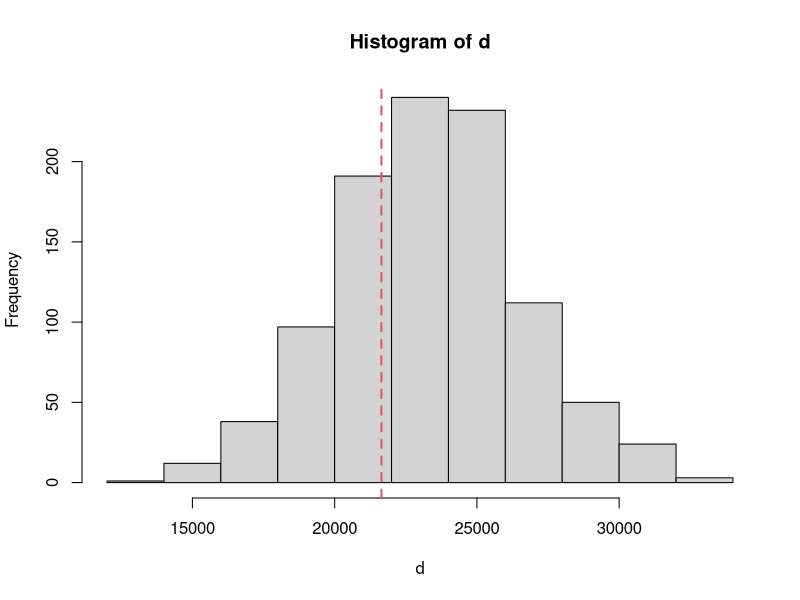
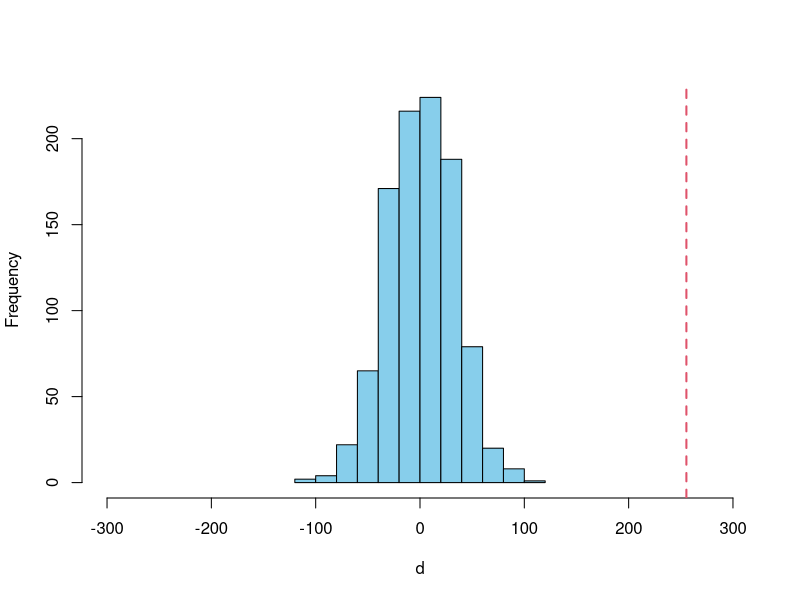

Write R code to recreate these figures, in order.
# Card piles
# This is crude. How can we effectively measure order???
# The approach here is very simplistic and so is just
# intended to get a feel.
x1 <- sample(1:52)
x2 <- sample(1:52)

# x1 <- x2 with this commented out, x1 and x2 are different, otherwise identical

cs <- sum((x1 - x2)^2)

# Simulate what is supposedly random
d <- replicate(1000,
               {
                 a <- sample(1:52)
                 b <- sample(1:52)
                 
                 sum((a - b)^2)
               })

hist(d)
abline(v = cs, col = 2, lwd = 2, lty = 2)


# maternal smoking data set
birthwt <- read.csv('birthwt.csv')

delta <- aggregate(bwt ~ smoke, birthwt, mean)$bwt
delta


# H0: mu1 == mu2
# H1: mu1 < mu2
#
# cv = 0.05
#
# mu1 -> smokers
# mu2 -> non smokers
#
# mu1 - mu2 < 0
# mu1 < mu2
#
# or
# mu2 - mu1 > 0
# so interested in a difference greater than zero

delta <- -diff(delta)

# Simulation of H0
d <- replicate(1000,
               {
                 smoke.shuffle <- sample(birthwt$smoke)
                 delta <- aggregate(bwt ~ smoke.shuffle,
                                    birthwt, mean)$bwt
                 delta <- -diff(delta)
               })

mean(d)
range(d)

hist(d, main = '', col = 'skyblue', xlim = c(-1, 1) * 300)
abline(v = delta, col = 2, lwd = 2, lty = 2)

# One sided test, so p-value calculation uses one side of the distribution
# The +ve side is used since mu2 - mu1 > 0
pVal <- mean(d > delta)
